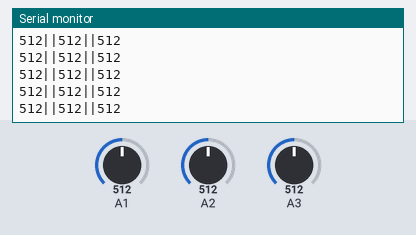
Bench run of a sketch on a simulated Arduino Uno, built with avr-gcc and run on an emulated ATmega328P. Parts: the last lines printed to the serial monitor. Inputs (shaded band) come from the test bench; at power-on: A3 = 512, A1 = 512, A2 = 512.

Above: at 8.7 s.
8.8 s: A3 set to 11
At 8.88 s:
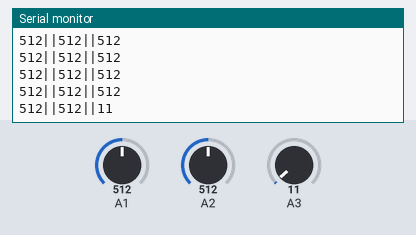
11.8 s: A3 set to 8
At 11.8 s:
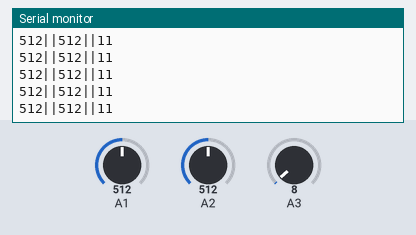
Timing chart, 0 to 14.3 s (numbered marks = the images above; inputs shaded):
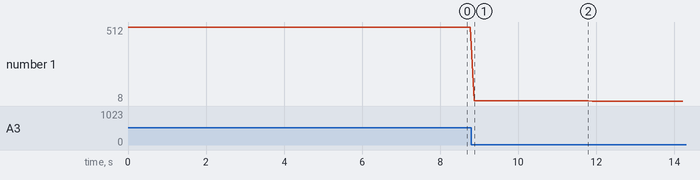

Measured:
- after the input at 8.8 s, the serial monitor: prints a new line after 0.07 s (image 1)
- plotted number 1: 512 → 11 after the input at 8.8 s, 11 → 8 after the input at 11.8 s

The sketch:

Broadband_Connection___joystick.ino
```cpp
void setup()
{
  Serial.begin(9600);
}
void loop()
{
  int a=analogRead(A1);
  int b=analogRead(A2);
  int c=analogRead(A3);
  Serial.print(a);
  Serial.print("||");
  Serial.print(b);
  Serial.print("||");
  Serial.println(c);
  delay(100);
}
```
